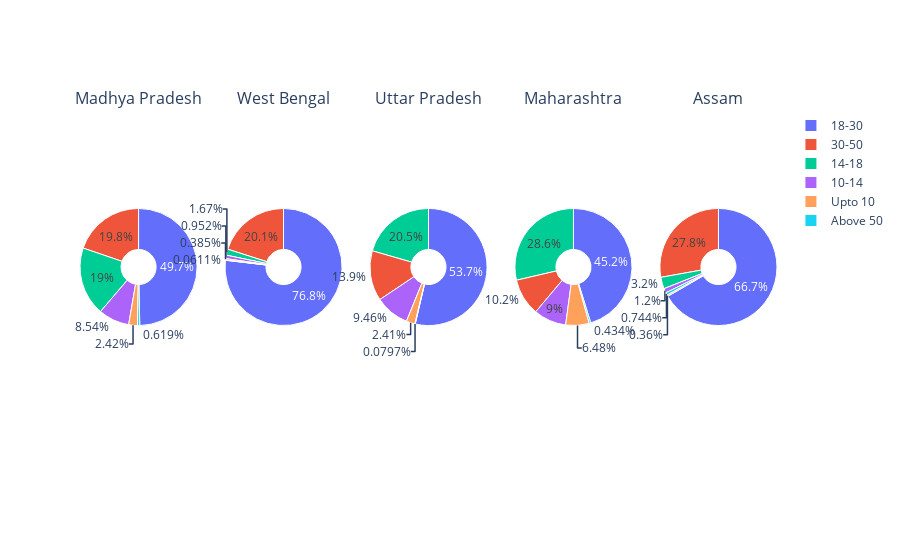

The notebook cell this image was saved under:
### Code cell
fig = make_subplots(rows=1, cols=5, 
                    specs=[[{'type':'domain'}, {'type':'domain'}, {'type':'domain'}, {'type':'domain'}, {'type':'domain'}]],
                    subplot_titles=['Madhya Pradesh','West Bengal','Uttar Pradesh','Maharashtra','Assam']
                   )

fig.add_trace(
    go.Pie(labels=list(mp.keys()), values=list(mp.values()), hole=.3),
    row=1, col=1
)

fig.add_trace(
    go.Pie(labels=list(wb.keys()), values=list(wb.values()), hole=.3),
    row=1, col=2
)

fig.add_trace(
    go.Pie(labels=list(up.keys()), values=list(up.values()), hole=.3),
    row=1, col=3
)

fig.add_trace(
    go.Pie(labels=list(mh.keys()), values=list(mh.values()), hole=.3),
    row=1, col=4
)

fig.add_trace(
    go.Pie(labels=list(am.keys()), values=list(am.values()), hole=.3),
    row=1, col=5
)

fig.update_traces(marker=dict(line=dict(color='white', width=1)))
fig.show()

### Figure 1 — Plotly figure (JSON) as saved in the notebook; plotly's stock layout.template omitted (floating-point values rounded to 4 significant figures)
{"data": [{"domain": {"x": [0, 0.168], "y": [0, 1]}, "hole": 0.3, "labels": ["Upto 10", "10-14", "14-18", "18-30", "30-50", "Above 50"], "marker": {"line": {"color": "white", "width": 1}}, "type": "pie", "values": [708, 2499, 5554, 14532, 5783, 181]}, {"domain": {"x": [0.208, 0.376], "y": [0, 1]}, "hole": 0.3, "labels": ["Upto 10", "10-14", "14-18", "18-30", "30-50", "Above 50"], "marker": {"line": {"color": "white", "width": 1}}, "type": "pie", "values": [63, 156, 273, 12586, 3290, 10]}, {"domain": {"x": [0.416, 0.584], "y": [0, 1]}, "hole": 0.3, "labels": ["Upto 10", "10-14", "14-18", "18-30", "30-50", "Above 50"], "marker": {"line": {"color": "white", "width": 1}}, "type": "pie", "values": [363, 1424, 3092, 8076, 2086, 12]}, {"domain": {"x": [0.624, 0.792], "y": [0, 1]}, "hole": 0.3, "labels": ["Upto 10", "10-14", "14-18", "18-30", "30-50", "Above 50"], "marker": {"line": {"color": "white", "width": 1}}, "type": "pie", "values": [940, 1305, 4152, 6560, 1485, 63]}, {"domain": {"x": [0.832, 1], "y": [0, 1]}, "hole": 0.3, "labels": ["Upto 10", "10-14", "14-18", "18-30", "30-50", "Above 50"], "marker": {"line": {"color": "white", "width": 1}}, "type": "pie", "values": [46, 153, 409, 8507, 3552, 95]}], "layout": {"annotations": [{"font": {"size": 16}, "showarrow": false, "text": "Madhya Pradesh", "x": 0.084, "xanchor": "center", "xref": "paper", "y": 1, "yanchor": "bottom", "yref": "paper"}, {"font": {"size": 16}, "showarrow": false, "text": "West Bengal", "x": 0.292, "xanchor": "center", "xref": "paper", "y": 1, "yanchor": "bottom", "yref": "paper"}, {"font": {"size": 16}, "showarrow": false, "text": "Uttar Pradesh", "x": 0.5, "xanchor": "center", "xref": "paper", "y": 1, "yanchor": "bottom", "yref": "paper"}, {"font": {"size": 16}, "showarrow": false, "text": "Maharashtra", "x": 0.708, "xanchor": "center", "xref": "paper", "y": 1, "yanchor": "bottom", "yref": "paper"}, {"font": {"size": 16}, "showarrow": false, "text": "Assam", "x": 0.916, "xanchor": "center", "xref": "paper", "y": 1, "yanchor": "bottom", "yref": "paper"}]}}
